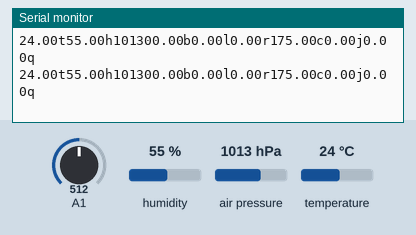
Simulated run of this sketch. Board: Arduino Nano, built with avr-gcc and run on an emulated ATmega328P. Parts: the last lines printed to the serial monitor. Wiring (inferred from the names in the program): BH1750 light sensor at I2C address 0x23. Inputs (shaded band) come from the test bench; at power-on: humidity 55 %, A1 = 512, air pressure 1013 hPa, temperature 24 °C.

Above: at 1.3 s.
1.4 s: humidity set to 22 %
At 2.1 s:
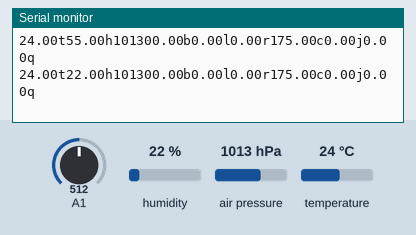
2.9 s: A1 set to 716
At 2.9 s:
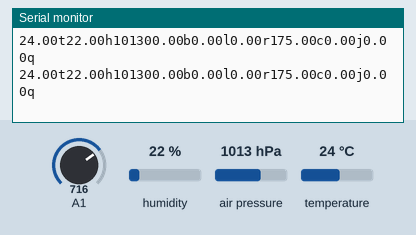
4.4 s: air pressure set to 952 hPa
At 4.8 s:
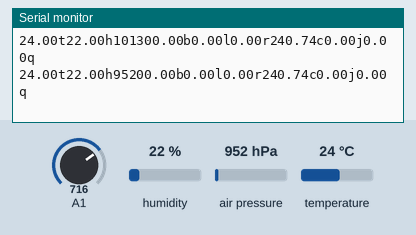
5.9 s: temperature set to 12 °C
At 6.5 s:
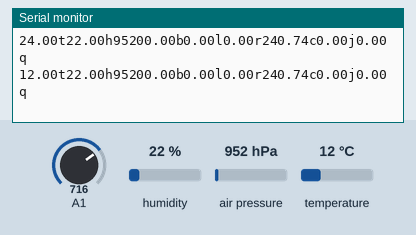
7.4 s: A1 set to 992
At 8.1 s:
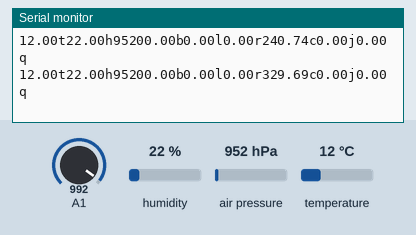
Timing chart, 0 to 9.9 s (numbered marks = the images above; inputs shaded):
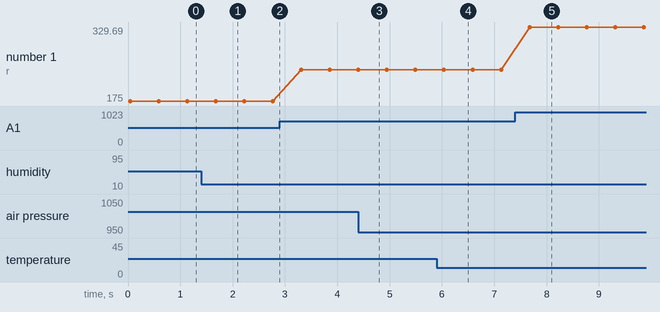

Measured:
- after the input at 1.4 s, the serial monitor: prints a new line after 0.28 s (image 1)
- after the input at 4.4 s, the serial monitor: prints a new line at once (image 3)
- after the input at 5.9 s, the serial monitor: prints a new line after 0.14 s (image 4)
- after the input at 7.4 s, the serial monitor: prints a new line after 0.27 s (image 5)
- plotted number 1: 175 → 240.74 after the input at 2.9 s, 240.74 → 329.69 after the input at 7.4 s

The sketch:

iot_arduino_nano.ino
```cpp
/*
 Name:		iot_arduino_nano.ino
 Created:	2017/5/4 13:30:21
 Author:	yewei
*/

// the setup function runs once when you press reset or power the board
#include "SPI.h"
#include <Wire.h>
#include "Adafruit_Si7021.h"
#include <Adafruit_Sensor.h>
#include <Adafruit_BMP280.h>
#include <math.h>
#include "DataPost.h"
Adafruit_Si7021 sensor_T_H = Adafruit_Si7021(); //ÓÃ¹¹Ôìº¯ÊýÉú³ÉÎÂÊª¶È´«¸ÐÆ÷¶ÔÏó
Adafruit_BMP280 bme; // ¶¨ÒåÆøÑ¹¼Æ
DT IotDT;
float DT_get_array[8];
char str[32] = "hello world";
int serial_putc(char c, struct __file *)
{
	Serial.write(c);
	return c;
}
void printf_begin(void)
{
	fdevopen(&serial_putc, 0);
}


void Sensor_Get() {
	DT_get_array[0] = sensor_T_H.readTemperature(); //ÎÂ¶È  t
	DT_get_array[1] = sensor_T_H.readHumidity(); //Êª¶È  h
	DT_get_array[2] = bme.readPressure(); //ÆøÑ¹  b
	DT_get_array[3] = Get_Lux();//¹âÕÕ  l
	DT_get_array[4] = 0; //ÓêË®  r
	DT_get_array[5] = Get_MQ7(A1); //CO2   c
	DT_get_array[6] = 0; //¼×È©  j
	DT_get_array[7] = 0; //¿ÕÆøÖÊÁ¿  q
}

void setup() {
	Serial.begin(115200);
	Serial.println("ok");
	sensor_T_H.begin();
	bme.begin();
	BH1750_Init(BH1750address);
}

// the loop function runs over and over again until power down or reset
void loop() {
	//Serial.print("Humidity:    "); Serial.print(sensor_T_H.readHumidity());
	//Serial.print("\tTemperature: "); Serial.println(sensor_T_H.readTemperature());
	//Serial.print("Pressure = ");Serial.print(bme.readPressure());Serial.println(" Pa");
	Sensor_Get();
	IotDT.DataUpdate(DT_get_array);
	IotDT.Send_to_esp();
	delay(500);
}
```

DataPost.cpp
```cpp
#include "DataPost.h"
byte buff[2];

void DT::Send_to_esp()
{
	//char tempstr[64]="";
	//sprintf(tempstr, "%.2f %.2f %.2f", Sensor_Temp, Sensor_Hum, Sensor_Bar);
	//Serial.println(tempstr);
	Serial.print(Sensor_Temp);
	Serial.print('t');
	Serial.print(Sensor_Hum);
	Serial.print('h');
	Serial.print(Sensor_Bar);
	Serial.print('b');
	Serial.print(Sensor_Lux);
	Serial.print('l');
	Serial.print(Sensor_Rain);
	Serial.print('r');
	Serial.print(Sensor_Co2);
	Serial.print('c');
	Serial.print(Sensor_Formal);
	Serial.print('j');
	Serial.print(Sensor_Air);
	Serial.print('q');
	Serial.println("");
}

void DT::DataUpdate(float DataArray[])
{
	Sensor_Temp = DataArray[0];
	Sensor_Hum = DataArray[1];
	Sensor_Bar = DataArray[2];
	Sensor_Lux = DataArray[3];
	Sensor_Rain = DataArray[4];
	Sensor_Co2 = DataArray[5];
	Sensor_Formal = DataArray[6];
	Sensor_Air = DataArray[7];
}

float Get_MQ7(int MQ7_Pin) {
	int var;
	float Convert_Voltage;
	var = analogRead(MQ7_Pin);
	Convert_Voltage = (BaseVoltage*var) / 1024;
	return (10.0f + 100.0f * Convert_Voltage);
}


int BH1750_Read(int address)
{
	int i = 0;
	Wire.beginTransmission(address);
	Wire.requestFrom(address, 2);
	while (Wire.available())
	{
		buff[i] = Wire.read();  // read one byte
		i++;
	}
	Wire.endTransmission();
	return i;
}


void BH1750_Init(int address)
{
	Wire.beginTransmission(address);
	Wire.write(0x10);
	Wire.endTransmission();
}

int Get_Lux() {
	int val;
	val = ((buff[0] << 8) | buff[1]) / 1.2;
	return val;
}
```

DataPost.h
```cpp
#include "stdio.h"
#include "stdlib.h"
#include "Arduino.h"
#include "Wire.h"
#define BaseVoltage 3.30f
#define BH1750address 0x23
class DT
{
private:
	float Sensor_Temp, Sensor_Bar, Sensor_Hum, Sensor_Lux,Sensor_Rain,Sensor_Co2,Sensor_Formal,Sensor_Air;

public:
	void Send_to_esp();
	void DataUpdate(float DataArray[]);

private:

};

float Get_MQ7(int MQ7_Pin);
int BH1750_Read(int address);
void BH1750_Init(int address);
int Get_Lux();
```
